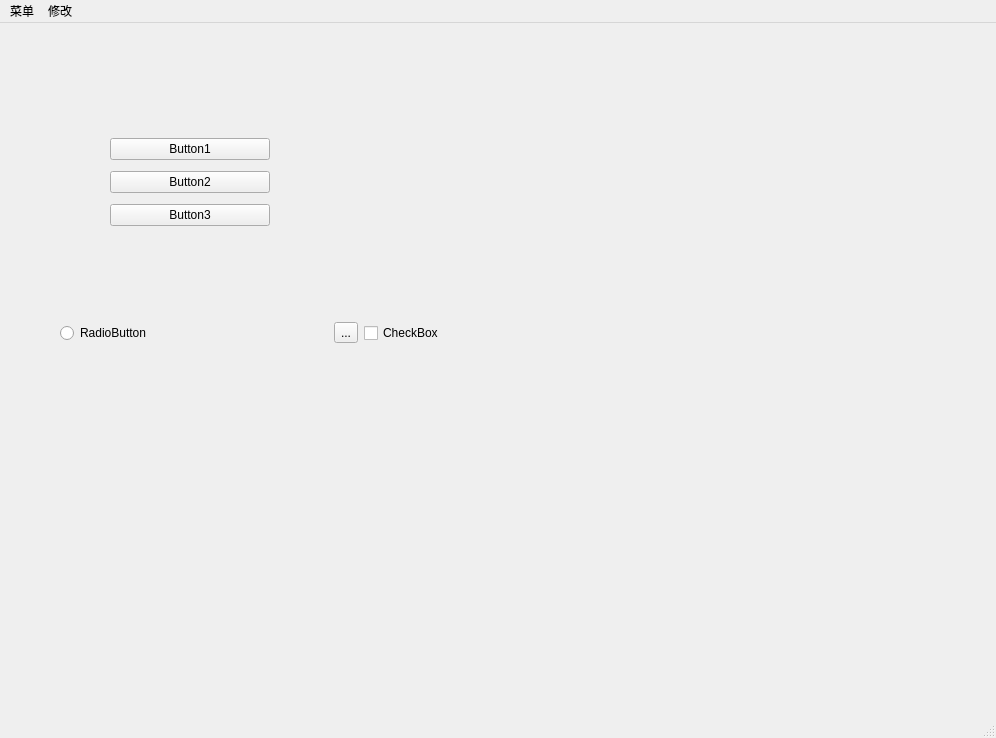
<?xml version="1.0" encoding="UTF-8"?>
<ui version="4.0">
 <class>MainWindow</class>
 <widget class="QMainWindow" name="MainWindow">
  <property name="geometry">
   <rect>
    <x>0</x>
    <y>0</y>
    <width>996</width>
    <height>738</height>
   </rect>
  </property>
  <property name="windowTitle">
   <string>Love</string>
  </property>
  <property name="windowIcon">
   <iconset>
    <normaloff>Love.png</normaloff>Love.png</iconset>
  </property>
  <property name="statusTip">
   <string>状态栏</string>
  </property>
  <widget class="QWidget" name="centralwidget">
   <widget class="QWidget" name="verticalLayoutWidget">
    <property name="geometry">
     <rect>
      <x>110</x>
      <y>110</y>
      <width>160</width>
      <height>100</height>
     </rect>
    </property>
    <layout class="QVBoxLayout" name="verticalLayout">
     <item>
      <widget class="QPushButton" name="pushButton">
       <property name="text">
        <string>Button1</string>
       </property>
      </widget>
     </item>
     <item>
      <widget class="QPushButton" name="pushButton_2">
       <property name="text">
        <string>Button2</string>
       </property>
      </widget>
     </item>
     <item>
      <widget class="QPushButton" name="pushButton_3">
       <property name="text">
        <string>Button3</string>
       </property>
      </widget>
     </item>
    </layout>
   </widget>
   <widget class="QWidget" name="horizontalLayoutWidget">
    <property name="geometry">
     <rect>
      <x>60</x>
      <y>270</y>
      <width>571</width>
      <height>80</height>
     </rect>
    </property>
    <layout class="QHBoxLayout" name="horizontalLayout">
     <item>
      <widget class="QRadioButton" name="radioButton">
       <property name="text">
        <string>RadioButton</string>
       </property>
      </widget>
     </item>
     <item>
      <widget class="QToolButton" name="toolButton">
       <property name="text">
        <string>...</string>
       </property>
      </widget>
     </item>
     <item>
      <widget class="QCheckBox" name="checkBox">
       <property name="text">
        <string>CheckBox</string>
       </property>
      </widget>
     </item>
    </layout>
   </widget>
  </widget>
  <widget class="QMenuBar" name="menubar">
   <property name="geometry">
    <rect>
     <x>0</x>
     <y>0</y>
     <width>996</width>
     <height>26</height>
    </rect>
   </property>
   <widget class="QMenu" name="menu">
    <property name="title">
     <string>菜单</string>
    </property>
    <addaction name="action1"/>
    <addaction name="separator"/>
    <addaction name="action2"/>
    <addaction name="separator"/>
    <addaction name="action1_2"/>
   </widget>
   <widget class="QMenu" name="menu_2">
    <property name="title">
     <string>修改</string>
    </property>
    <addaction name="separator"/>
    <addaction name="actionbianda"/>
   </widget>
   <addaction name="menu"/>
   <addaction name="menu_2"/>
  </widget>
  <widget class="QStatusBar" name="statusbar"/>
  <action name="actionbianda">
   <property name="text">
    <string>变大</string>
   </property>
  </action>
  <action name="action1">
   <property name="enabled">
    <bool>true</bool>
   </property>
   <property name="icon">
    <iconset>
     <normaloff>DOC.png</normaloff>DOC.png</iconset>
   </property>
   <property name="text">
    <string>文件</string>
   </property>
  </action>
  <action name="action2">
   <property name="icon">
    <iconset>
     <normaloff>5f.png</normaloff>5f.png</iconset>
   </property>
   <property name="text">
    <string>储存</string>
   </property>
  </action>
  <action name="action1_2">
   <property name="icon">
    <iconset>
     <normaloff>2132.png</normaloff>2132.png</iconset>
   </property>
   <property name="text">
    <string>退出</string>
   </property>
   <property name="shortcut">
    <string>Ctrl+Q</string>
   </property>
  </action>
 </widget>
 <resources/>
 <connections>
  <connection>
   <sender>action1_2</sender>
   <signal>triggered()</signal>
   <receiver>MainWindow</receiver>
   <slot>close()</slot>
   <hints>
    <hint type="sourcelabel">
     <x>-1</x>
     <y>-1</y>
    </hint>
    <hint type="destinationlabel">
     <x>399</x>
     <y>299</y>
    </hint>
   </hints>
  </connection>
 </connections>
</ui>
